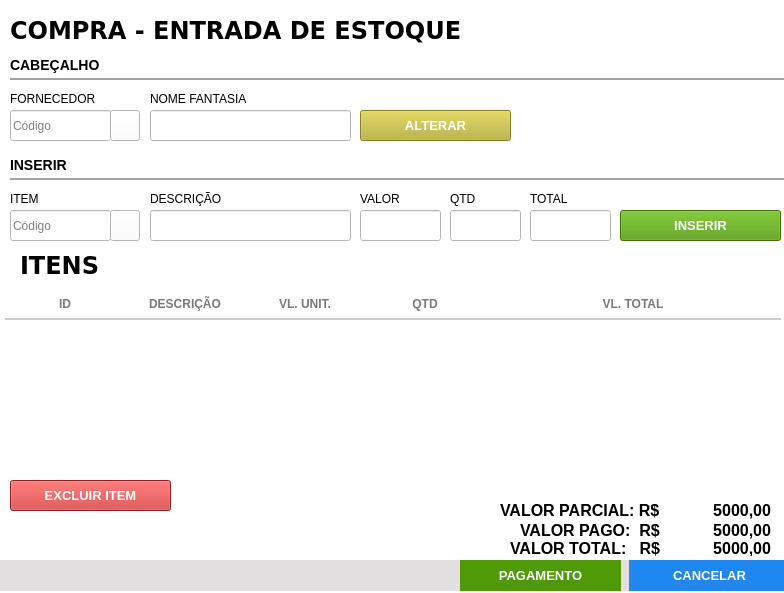
<?xml version="1.0" encoding="UTF-8"?>
<ui version="4.0">
 <class>Frame</class>
 <widget class="QFrame" name="Frame">
  <property name="geometry">
   <rect>
    <x>0</x>
    <y>0</y>
    <width>784</width>
    <height>593</height>
   </rect>
  </property>
  <property name="windowTitle">
   <string>Compra</string>
  </property>
  <property name="styleSheet">
   <string notr="true">background: #FFF;</string>
  </property>
  <widget class="QFrame" name="fr_titulo_servicos">
   <property name="geometry">
    <rect>
     <x>0</x>
     <y>0</y>
     <width>981</width>
     <height>60</height>
    </rect>
   </property>
   <property name="styleSheet">
    <string notr="true"/>
   </property>
   <widget class="QLabel" name="lb_tituloClientes_2">
    <property name="geometry">
     <rect>
      <x>10</x>
      <y>15</y>
      <width>461</width>
      <height>30</height>
     </rect>
    </property>
    <property name="font">
     <font>
      <family>DejaVu Sans</family>
      <pointsize>18</pointsize>
      <weight>75</weight>
      <bold>true</bold>
     </font>
    </property>
    <property name="styleSheet">
     <string notr="true">color: rgb(0, 0, 0)</string>
    </property>
    <property name="text">
     <string>COMPRA - ENTRADA DE ESTOQUE</string>
    </property>
   </widget>
  </widget>
  <widget class="QFrame" name="fr_botoes">
   <property name="geometry">
    <rect>
     <x>-190</x>
     <y>560</y>
     <width>991</width>
     <height>31</height>
    </rect>
   </property>
   <property name="font">
    <font>
     <family>Liberation Sans</family>
    </font>
   </property>
   <property name="styleSheet">
    <string notr="true">background:#E1DFE0;
border: none;</string>
   </property>
   <widget class="QPushButton" name="bt_cancelar">
    <property name="geometry">
     <rect>
      <x>819</x>
      <y>0</y>
      <width>161</width>
      <height>31</height>
     </rect>
    </property>
    <property name="font">
     <font>
      <family>Liberation Sans</family>
      <pointsize>10</pointsize>
      <weight>75</weight>
      <bold>true</bold>
     </font>
    </property>
    <property name="cursor">
     <cursorShape>PointingHandCursor</cursorShape>
    </property>
    <property name="focusPolicy">
     <enum>Qt::NoFocus</enum>
    </property>
    <property name="contextMenuPolicy">
     <enum>Qt::ActionsContextMenu</enum>
    </property>
    <property name="styleSheet">
     <string notr="true">QPushButton {
background-color: #1E87F0;
color: #FFF
 }
QPushButton:hover{
background-color: #40a286
}</string>
    </property>
    <property name="text">
     <string>CANCELAR</string>
    </property>
    <property name="iconSize">
     <size>
      <width>75</width>
      <height>35</height>
     </size>
    </property>
   </widget>
   <widget class="QPushButton" name="bt_finalizar">
    <property name="geometry">
     <rect>
      <x>650</x>
      <y>0</y>
      <width>161</width>
      <height>31</height>
     </rect>
    </property>
    <property name="font">
     <font>
      <family>Liberation Sans</family>
      <pointsize>10</pointsize>
      <weight>75</weight>
      <bold>true</bold>
     </font>
    </property>
    <property name="cursor">
     <cursorShape>PointingHandCursor</cursorShape>
    </property>
    <property name="focusPolicy">
     <enum>Qt::NoFocus</enum>
    </property>
    <property name="contextMenuPolicy">
     <enum>Qt::ActionsContextMenu</enum>
    </property>
    <property name="styleSheet">
     <string notr="true">QPushButton {
	background-color: rgb(78, 154, 6);
color: #FFF
 }
QPushButton:hover{
	background-color: #40a286
}</string>
    </property>
    <property name="text">
     <string>PAGAMENTO</string>
    </property>
    <property name="iconSize">
     <size>
      <width>75</width>
      <height>35</height>
     </size>
    </property>
   </widget>
  </widget>
  <widget class="QLineEdit" name="tx_busca_item">
   <property name="geometry">
    <rect>
     <x>10</x>
     <y>210</y>
     <width>101</width>
     <height>31</height>
    </rect>
   </property>
   <property name="font">
    <font>
     <family>Liberation Sans</family>
     <pointsize>9</pointsize>
    </font>
   </property>
   <property name="focusPolicy">
    <enum>Qt::ClickFocus</enum>
   </property>
   <property name="styleSheet">
    <string notr="true">QLineEdit {
color: #000
}
</string>
   </property>
   <property name="placeholderText">
    <string>Código</string>
   </property>
  </widget>
  <widget class="QPushButton" name="bt_busca_item">
   <property name="geometry">
    <rect>
     <x>110</x>
     <y>210</y>
     <width>30</width>
     <height>31</height>
    </rect>
   </property>
   <property name="font">
    <font>
     <family>Liberation Sans</family>
     <pointsize>9</pointsize>
    </font>
   </property>
   <property name="cursor">
    <cursorShape>PointingHandCursor</cursorShape>
   </property>
   <property name="focusPolicy">
    <enum>Qt::NoFocus</enum>
   </property>
   <property name="contextMenuPolicy">
    <enum>Qt::NoContextMenu</enum>
   </property>
   <property name="toolTip">
    <string>BUSCAR</string>
   </property>
   <property name="text">
    <string/>
   </property>
   <property name="icon">
    <iconset>
     <normaloff>../../Imagens/search.png</normaloff>../../Imagens/search.png</iconset>
   </property>
  </widget>
  <widget class="QTableWidget" name="tb_compra">
   <property name="geometry">
    <rect>
     <x>0</x>
     <y>290</y>
     <width>781</width>
     <height>181</height>
    </rect>
   </property>
   <property name="font">
    <font>
     <family>Liberation Sans</family>
     <pointsize>-1</pointsize>
     <weight>75</weight>
     <bold>true</bold>
    </font>
   </property>
   <property name="cursor" stdset="0">
    <cursorShape>PointingHandCursor</cursorShape>
   </property>
   <property name="focusPolicy">
    <enum>Qt::WheelFocus</enum>
   </property>
   <property name="styleSheet">
    <string notr="true">QTableView{
color: #797979;
font-weight: bold;
font-size: 13px;
background: #FFF;
padding: 0 0 0 5px;
}
QHeaderView:section{
background: #FFF;
padding: 5px 0 ;
font-size: 12px;
font-family: &quot;Arial&quot;;
font-weight: bold;
color: #797979;
border: none;
border-bottom: 2px solid #CCC;
text-transform: uppercase
}
QTableView::item {
border-bottom: 2px solid #CCC;
padding: 2px;
}

</string>
   </property>
   <property name="frameShape">
    <enum>QFrame::NoFrame</enum>
   </property>
   <property name="frameShadow">
    <enum>QFrame::Plain</enum>
   </property>
   <property name="autoScrollMargin">
    <number>20</number>
   </property>
   <property name="editTriggers">
    <set>QAbstractItemView::NoEditTriggers</set>
   </property>
   <property name="selectionMode">
    <enum>QAbstractItemView::NoSelection</enum>
   </property>
   <property name="selectionBehavior">
    <enum>QAbstractItemView::SelectRows</enum>
   </property>
   <property name="showGrid">
    <bool>false</bool>
   </property>
   <property name="gridStyle">
    <enum>Qt::NoPen</enum>
   </property>
   <property name="wordWrap">
    <bool>false</bool>
   </property>
   <property name="rowCount">
    <number>0</number>
   </property>
   <attribute name="horizontalHeaderDefaultSectionSize">
    <number>120</number>
   </attribute>
   <attribute name="horizontalHeaderHighlightSections">
    <bool>false</bool>
   </attribute>
   <attribute name="horizontalHeaderStretchLastSection">
    <bool>true</bool>
   </attribute>
   <attribute name="verticalHeaderVisible">
    <bool>false</bool>
   </attribute>
   <attribute name="verticalHeaderMinimumSectionSize">
    <number>20</number>
   </attribute>
   <attribute name="verticalHeaderDefaultSectionSize">
    <number>50</number>
   </attribute>
   <column>
    <property name="text">
     <string>ID</string>
    </property>
   </column>
   <column>
    <property name="text">
     <string>DESCRIÇÃO</string>
    </property>
   </column>
   <column>
    <property name="text">
     <string>VL. UNIT.</string>
    </property>
   </column>
   <column>
    <property name="text">
     <string>QTD</string>
    </property>
   </column>
   <column>
    <property name="text">
     <string>VL. TOTAL</string>
    </property>
   </column>
  </widget>
  <widget class="QLabel" name="lb_tituloClientes_3">
   <property name="geometry">
    <rect>
     <x>20</x>
     <y>250</y>
     <width>391</width>
     <height>30</height>
    </rect>
   </property>
   <property name="font">
    <font>
     <family>DejaVu Sans</family>
     <pointsize>18</pointsize>
     <weight>75</weight>
     <bold>true</bold>
    </font>
   </property>
   <property name="styleSheet">
    <string notr="true">color: rgb(0, 0, 0)</string>
   </property>
   <property name="text">
    <string>ITENS</string>
   </property>
  </widget>
  <widget class="QLabel" name="lb_tituloClientes_4">
   <property name="geometry">
    <rect>
     <x>500</x>
     <y>500</y>
     <width>161</width>
     <height>21</height>
    </rect>
   </property>
   <property name="font">
    <font>
     <family>Liberation Sans</family>
     <pointsize>12</pointsize>
     <weight>75</weight>
     <bold>true</bold>
    </font>
   </property>
   <property name="styleSheet">
    <string notr="true">color: rgb(0, 0, 0)</string>
   </property>
   <property name="text">
    <string>VALOR PARCIAL: R$ </string>
   </property>
  </widget>
  <widget class="QLabel" name="lb_valor_parcial">
   <property name="geometry">
    <rect>
     <x>700</x>
     <y>500</y>
     <width>71</width>
     <height>21</height>
    </rect>
   </property>
   <property name="font">
    <font>
     <family>Liberation Sans</family>
     <pointsize>12</pointsize>
     <weight>75</weight>
     <bold>true</bold>
    </font>
   </property>
   <property name="layoutDirection">
    <enum>Qt::LeftToRight</enum>
   </property>
   <property name="styleSheet">
    <string notr="true">color: rgb(0, 0, 0)</string>
   </property>
   <property name="text">
    <string>5000,00</string>
   </property>
   <property name="alignment">
    <set>Qt::AlignRight|Qt::AlignTrailing|Qt::AlignVCenter</set>
   </property>
  </widget>
  <widget class="QLineEdit" name="tx_qtd">
   <property name="geometry">
    <rect>
     <x>450</x>
     <y>210</y>
     <width>71</width>
     <height>31</height>
    </rect>
   </property>
   <property name="font">
    <font>
     <family>Liberation Sans</family>
     <pointsize>9</pointsize>
    </font>
   </property>
   <property name="focusPolicy">
    <enum>Qt::ClickFocus</enum>
   </property>
   <property name="styleSheet">
    <string notr="true">QLineEdit {
color: #000
}
</string>
   </property>
   <property name="text">
    <string/>
   </property>
   <property name="placeholderText">
    <string/>
   </property>
  </widget>
  <widget class="QLabel" name="label">
   <property name="geometry">
    <rect>
     <x>450</x>
     <y>190</y>
     <width>41</width>
     <height>17</height>
    </rect>
   </property>
   <property name="font">
    <font>
     <family>Liberation Sans</family>
     <pointsize>9</pointsize>
    </font>
   </property>
   <property name="text">
    <string>QTD</string>
   </property>
  </widget>
  <widget class="QLabel" name="label_2">
   <property name="geometry">
    <rect>
     <x>10</x>
     <y>190</y>
     <width>91</width>
     <height>17</height>
    </rect>
   </property>
   <property name="font">
    <font>
     <family>Liberation Sans</family>
     <pointsize>9</pointsize>
    </font>
   </property>
   <property name="text">
    <string>ITEM</string>
   </property>
  </widget>
  <widget class="QPushButton" name="bt_inserir">
   <property name="geometry">
    <rect>
     <x>620</x>
     <y>210</y>
     <width>161</width>
     <height>31</height>
    </rect>
   </property>
   <property name="font">
    <font>
     <family>Liberation Sans</family>
     <pointsize>10</pointsize>
     <weight>75</weight>
     <bold>true</bold>
    </font>
   </property>
   <property name="cursor">
    <cursorShape>PointingHandCursor</cursorShape>
   </property>
   <property name="focusPolicy">
    <enum>Qt::NoFocus</enum>
   </property>
   <property name="contextMenuPolicy">
    <enum>Qt::ActionsContextMenu</enum>
   </property>
   <property name="styleSheet">
    <string notr="true">QPushButton {
	background-color: rgb(78, 154, 6);
color: #FFF
 }
QPushButton:hover{
	background-color: #40a286
}</string>
   </property>
   <property name="text">
    <string>INSERIR</string>
   </property>
   <property name="iconSize">
    <size>
     <width>75</width>
     <height>35</height>
    </size>
   </property>
  </widget>
  <widget class="QLabel" name="lb_FormFornecedor">
   <property name="geometry">
    <rect>
     <x>10</x>
     <y>150</y>
     <width>950</width>
     <height>30</height>
    </rect>
   </property>
   <property name="font">
    <font>
     <family>Arial</family>
     <pointsize>-1</pointsize>
     <weight>75</weight>
     <bold>true</bold>
    </font>
   </property>
   <property name="styleSheet">
    <string notr="true">QLabel{
font-size: 14px;
font-family: &quot;Arial&quot;;
font-weight: bold;

border-bottom: 2px solid #A2A2A2
}</string>
   </property>
   <property name="text">
    <string>INSERIR </string>
   </property>
  </widget>
  <widget class="QLabel" name="lb_FormFornecedor_2">
   <property name="geometry">
    <rect>
     <x>10</x>
     <y>50</y>
     <width>950</width>
     <height>30</height>
    </rect>
   </property>
   <property name="font">
    <font>
     <family>Arial</family>
     <pointsize>-1</pointsize>
     <weight>75</weight>
     <bold>true</bold>
    </font>
   </property>
   <property name="styleSheet">
    <string notr="true">QLabel{
font-size: 14px;
font-family: &quot;Arial&quot;;
font-weight: bold;

border-bottom: 2px solid #A2A2A2
}</string>
   </property>
   <property name="text">
    <string>CABEÇALHO</string>
   </property>
  </widget>
  <widget class="QLineEdit" name="tx_busca_forn">
   <property name="geometry">
    <rect>
     <x>10</x>
     <y>110</y>
     <width>101</width>
     <height>31</height>
    </rect>
   </property>
   <property name="font">
    <font>
     <family>Liberation Sans</family>
     <pointsize>9</pointsize>
    </font>
   </property>
   <property name="focusPolicy">
    <enum>Qt::ClickFocus</enum>
   </property>
   <property name="styleSheet">
    <string notr="true">QLineEdit {
color: #000
}
</string>
   </property>
   <property name="text">
    <string/>
   </property>
   <property name="placeholderText">
    <string>Código</string>
   </property>
  </widget>
  <widget class="QPushButton" name="bt_busca_cliente">
   <property name="geometry">
    <rect>
     <x>110</x>
     <y>110</y>
     <width>30</width>
     <height>31</height>
    </rect>
   </property>
   <property name="font">
    <font>
     <family>Liberation Sans</family>
     <pointsize>9</pointsize>
    </font>
   </property>
   <property name="cursor">
    <cursorShape>PointingHandCursor</cursorShape>
   </property>
   <property name="focusPolicy">
    <enum>Qt::NoFocus</enum>
   </property>
   <property name="contextMenuPolicy">
    <enum>Qt::NoContextMenu</enum>
   </property>
   <property name="toolTip">
    <string>BUSCAR</string>
   </property>
   <property name="text">
    <string/>
   </property>
   <property name="icon">
    <iconset>
     <normaloff>../../Imagens/search.png</normaloff>../../Imagens/search.png</iconset>
   </property>
  </widget>
  <widget class="QLabel" name="label_6">
   <property name="geometry">
    <rect>
     <x>10</x>
     <y>90</y>
     <width>91</width>
     <height>17</height>
    </rect>
   </property>
   <property name="font">
    <font>
     <family>Liberation Sans</family>
     <pointsize>9</pointsize>
    </font>
   </property>
   <property name="text">
    <string>FORNECEDOR</string>
   </property>
  </widget>
  <widget class="QLineEdit" name="tx_nome_forn">
   <property name="geometry">
    <rect>
     <x>150</x>
     <y>110</y>
     <width>201</width>
     <height>31</height>
    </rect>
   </property>
   <property name="font">
    <font>
     <family>Liberation Sans</family>
     <pointsize>9</pointsize>
    </font>
   </property>
   <property name="focusPolicy">
    <enum>Qt::ClickFocus</enum>
   </property>
   <property name="styleSheet">
    <string notr="true">QLineEdit {
color: #000
}
</string>
   </property>
   <property name="text">
    <string/>
   </property>
   <property name="placeholderText">
    <string/>
   </property>
  </widget>
  <widget class="QLabel" name="label_7">
   <property name="geometry">
    <rect>
     <x>150</x>
     <y>90</y>
     <width>111</width>
     <height>17</height>
    </rect>
   </property>
   <property name="font">
    <font>
     <family>Liberation Sans</family>
     <pointsize>9</pointsize>
    </font>
   </property>
   <property name="text">
    <string>NOME FANTASIA</string>
   </property>
  </widget>
  <widget class="QLabel" name="label_8">
   <property name="geometry">
    <rect>
     <x>150</x>
     <y>190</y>
     <width>91</width>
     <height>17</height>
    </rect>
   </property>
   <property name="font">
    <font>
     <family>Liberation Sans</family>
     <pointsize>9</pointsize>
    </font>
   </property>
   <property name="text">
    <string>DESCRIÇÃO</string>
   </property>
  </widget>
  <widget class="QLineEdit" name="tx_descricao_prod">
   <property name="geometry">
    <rect>
     <x>150</x>
     <y>210</y>
     <width>201</width>
     <height>31</height>
    </rect>
   </property>
   <property name="font">
    <font>
     <family>Liberation Sans</family>
     <pointsize>9</pointsize>
    </font>
   </property>
   <property name="focusPolicy">
    <enum>Qt::ClickFocus</enum>
   </property>
   <property name="styleSheet">
    <string notr="true">QLineEdit {
color: #000
}
</string>
   </property>
   <property name="text">
    <string/>
   </property>
   <property name="placeholderText">
    <string/>
   </property>
  </widget>
  <widget class="QPushButton" name="bt_excluir">
   <property name="geometry">
    <rect>
     <x>10</x>
     <y>480</y>
     <width>161</width>
     <height>31</height>
    </rect>
   </property>
   <property name="font">
    <font>
     <family>Liberation Sans</family>
     <pointsize>10</pointsize>
     <weight>75</weight>
     <bold>true</bold>
    </font>
   </property>
   <property name="cursor">
    <cursorShape>PointingHandCursor</cursorShape>
   </property>
   <property name="focusPolicy">
    <enum>Qt::NoFocus</enum>
   </property>
   <property name="contextMenuPolicy">
    <enum>Qt::ActionsContextMenu</enum>
   </property>
   <property name="styleSheet">
    <string notr="true">QPushButton {
	background-color: rgb(203, 46, 46);
color: #FFF
 }
QPushButton:hover{
	background-color: rgb(253, 99, 99);
}</string>
   </property>
   <property name="text">
    <string>EXCLUIR ITEM</string>
   </property>
   <property name="iconSize">
    <size>
     <width>75</width>
     <height>35</height>
    </size>
   </property>
  </widget>
  <widget class="QLabel" name="label_4">
   <property name="geometry">
    <rect>
     <x>360</x>
     <y>190</y>
     <width>51</width>
     <height>17</height>
    </rect>
   </property>
   <property name="font">
    <font>
     <family>Liberation Sans</family>
     <pointsize>9</pointsize>
    </font>
   </property>
   <property name="text">
    <string>VALOR</string>
   </property>
  </widget>
  <widget class="QLineEdit" name="tx_valor">
   <property name="geometry">
    <rect>
     <x>360</x>
     <y>210</y>
     <width>81</width>
     <height>31</height>
    </rect>
   </property>
   <property name="font">
    <font>
     <family>Liberation Sans</family>
     <pointsize>9</pointsize>
    </font>
   </property>
   <property name="focusPolicy">
    <enum>Qt::ClickFocus</enum>
   </property>
   <property name="styleSheet">
    <string notr="true">QLineEdit {
color: #000
}
</string>
   </property>
   <property name="text">
    <string/>
   </property>
   <property name="placeholderText">
    <string/>
   </property>
  </widget>
  <widget class="QLabel" name="label_5">
   <property name="geometry">
    <rect>
     <x>530</x>
     <y>190</y>
     <width>51</width>
     <height>17</height>
    </rect>
   </property>
   <property name="font">
    <font>
     <family>Liberation Sans</family>
     <pointsize>9</pointsize>
    </font>
   </property>
   <property name="text">
    <string>TOTAL</string>
   </property>
  </widget>
  <widget class="QLineEdit" name="tx_total">
   <property name="geometry">
    <rect>
     <x>530</x>
     <y>210</y>
     <width>81</width>
     <height>31</height>
    </rect>
   </property>
   <property name="font">
    <font>
     <family>Liberation Sans</family>
     <pointsize>9</pointsize>
    </font>
   </property>
   <property name="focusPolicy">
    <enum>Qt::ClickFocus</enum>
   </property>
   <property name="styleSheet">
    <string notr="true">QLineEdit {
color: #000
}
</string>
   </property>
   <property name="text">
    <string/>
   </property>
   <property name="placeholderText">
    <string/>
   </property>
  </widget>
  <widget class="QLabel" name="lb_tituloClientes_6">
   <property name="geometry">
    <rect>
     <x>520</x>
     <y>520</y>
     <width>141</width>
     <height>21</height>
    </rect>
   </property>
   <property name="font">
    <font>
     <family>Liberation Sans</family>
     <pointsize>12</pointsize>
     <weight>75</weight>
     <bold>true</bold>
    </font>
   </property>
   <property name="styleSheet">
    <string notr="true">color: rgb(0, 0, 0)</string>
   </property>
   <property name="text">
    <string>VALOR PAGO:  R$ </string>
   </property>
  </widget>
  <widget class="QLabel" name="lb_valor_pago">
   <property name="geometry">
    <rect>
     <x>700</x>
     <y>520</y>
     <width>71</width>
     <height>21</height>
    </rect>
   </property>
   <property name="font">
    <font>
     <family>Liberation Sans</family>
     <pointsize>12</pointsize>
     <weight>75</weight>
     <bold>true</bold>
    </font>
   </property>
   <property name="layoutDirection">
    <enum>Qt::LeftToRight</enum>
   </property>
   <property name="styleSheet">
    <string notr="true">color: rgb(0, 0, 0)</string>
   </property>
   <property name="text">
    <string>5000,00</string>
   </property>
   <property name="alignment">
    <set>Qt::AlignRight|Qt::AlignTrailing|Qt::AlignVCenter</set>
   </property>
  </widget>
  <widget class="QLabel" name="lb_tituloClientes_7">
   <property name="geometry">
    <rect>
     <x>510</x>
     <y>540</y>
     <width>151</width>
     <height>16</height>
    </rect>
   </property>
   <property name="font">
    <font>
     <family>Liberation Sans</family>
     <pointsize>12</pointsize>
     <weight>75</weight>
     <bold>true</bold>
    </font>
   </property>
   <property name="styleSheet">
    <string notr="true">color: rgb(0, 0, 0)</string>
   </property>
   <property name="text">
    <string>VALOR TOTAL:   R$ </string>
   </property>
  </widget>
  <widget class="QLabel" name="lb_valor_total">
   <property name="geometry">
    <rect>
     <x>700</x>
     <y>540</y>
     <width>71</width>
     <height>16</height>
    </rect>
   </property>
   <property name="font">
    <font>
     <family>Liberation Sans</family>
     <pointsize>12</pointsize>
     <weight>75</weight>
     <bold>true</bold>
    </font>
   </property>
   <property name="layoutDirection">
    <enum>Qt::LeftToRight</enum>
   </property>
   <property name="styleSheet">
    <string notr="true">color: rgb(0, 0, 0)</string>
   </property>
   <property name="text">
    <string>5000,00</string>
   </property>
   <property name="alignment">
    <set>Qt::AlignRight|Qt::AlignTrailing|Qt::AlignVCenter</set>
   </property>
  </widget>
  <widget class="QPushButton" name="bt_alterar_cliente">
   <property name="geometry">
    <rect>
     <x>360</x>
     <y>110</y>
     <width>151</width>
     <height>31</height>
    </rect>
   </property>
   <property name="font">
    <font>
     <family>Liberation Sans</family>
     <pointsize>10</pointsize>
     <weight>75</weight>
     <bold>true</bold>
    </font>
   </property>
   <property name="cursor">
    <cursorShape>PointingHandCursor</cursorShape>
   </property>
   <property name="focusPolicy">
    <enum>Qt::NoFocus</enum>
   </property>
   <property name="contextMenuPolicy">
    <enum>Qt::ActionsContextMenu</enum>
   </property>
   <property name="styleSheet">
    <string notr="true">QPushButton {
	background-color: rgb(186, 176, 48);
color: #FFF
 }
QPushButton:hover{
	background-color: rgb(217, 202, 49);
}</string>
   </property>
   <property name="text">
    <string>ALTERAR</string>
   </property>
   <property name="iconSize">
    <size>
     <width>75</width>
     <height>35</height>
    </size>
   </property>
  </widget>
 </widget>
 <tabstops>
  <tabstop>tb_compra</tabstop>
 </tabstops>
 <resources/>
 <connections/>
</ui>
